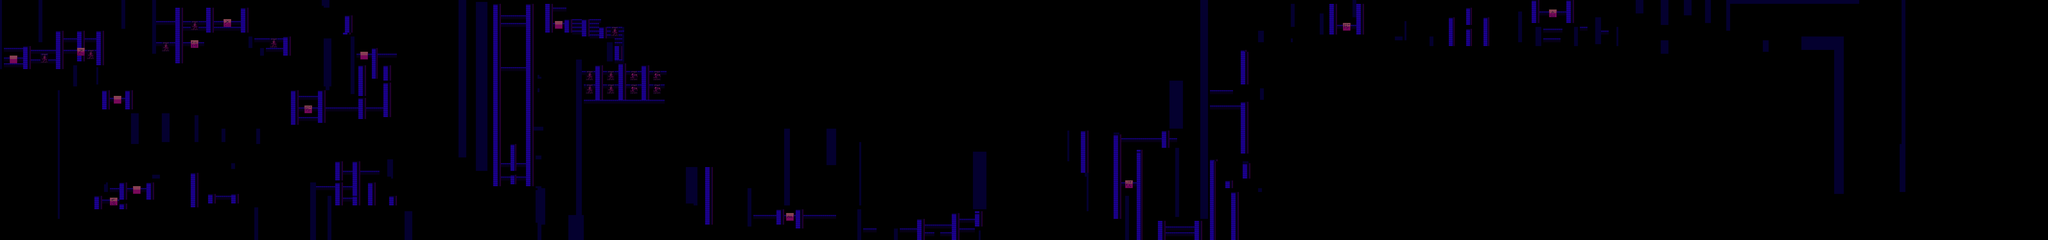

The image is a tile-based game level rendered from a .tmx file. Its description and source (layers, tilesets, objects; grid data summarised) follow:
An orthogonal 1063x125 tile map with 16x16 px tiles, 1 tile layer (LevelTileset).

<map height="125" orientation="orthogonal" tileheight="16" tilewidth="16" version="1.0" width="1063">
    <tileset firstgid="1" margin="0" name="LevelTileset" spacing="0" tileheight="16" tilewidth="16">
        <image height="800" source="LevelTileset.png" width="1067" />
    </tileset>
    <layer height="125" name="LevelTileset" width="1063">
        <data>[132875 cells, 11451 non-empty, 197 distinct tile ids]</data>
    </layer>
</map>
